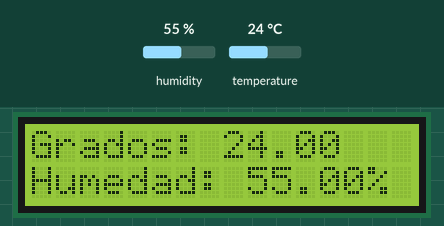
A sketch run on a simulated Arduino Uno, built with avr-gcc and run on an emulated ATmega328P. Parts: 16×2 character LCD. The test bench sets the inputs (shaded band); at power-on: humidity 55 %, temperature 24 °C.

Above: at 1.2 s.
1.3 s: humidity set to 22 %
At 3.2 s:
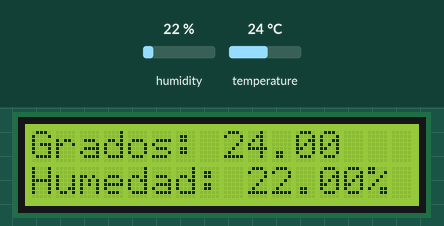
7.3 s: temperature set to 12 °C
At 9.0 s:
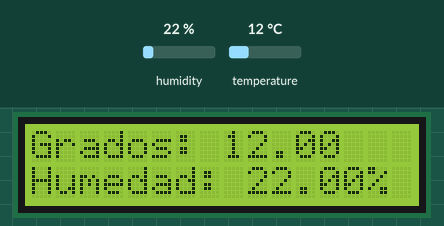
13.3 s: humidity set to 40 %
At 14.8 s:
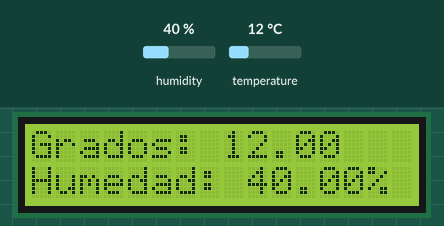
16.0 s: temperature set to 19 °C
At 17.6 s:
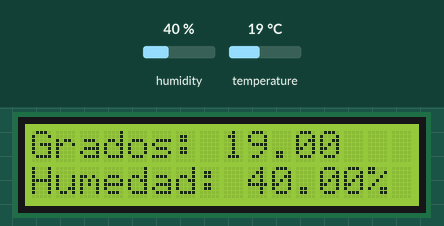
Timing chart, 0 to 19.1 s (numbered marks = the images above; inputs shaded):
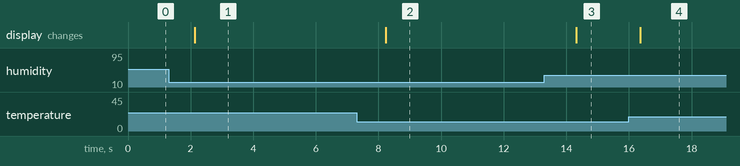

The sketch:

Estaci_nMeteo.ino
```cpp
//Importamos las librerias necesarias para hacer funcionar nuestro proyecto
#include <LiquidCrystal.h>
#include <DHT.h>

//Definimos nuestro módulo DHT, en nuestro caso DHT11
#define DHTTYPE DHT11
//Definimos el pin donde se enviará la información del DHT11 al Arduino
const int DHTPin = 11;

//Definimos el módulo DHT y la pantalla LCD
DHT dht(DHTPin, DHTTYPE);
LiquidCrystal lcd(7,6,5,4,3,2);

void setup(){
  //Definimos los baudios, la pantala LCD  e iniciamos el sensor DHT de temperatura y humedad
   Serial.begin(9600);
   lcd.begin(16, 2);
   dht.begin();
}

void loop(){
   //Declaramos dos variables para la humedad y la temperatura
   float h = dht.readHumidity();
   float t = dht.readTemperature();
  //Realizamos una condición para plasmar en pantalla si hay algún problema con el módulo.
   if (isnan(h) || isnan(t)) {
      lcd.clear();
      lcd.setCursor(0, 0);
      lcd.print("Problema Móduo DHT");
      return;
   }

  //Mostramos en pantalla la temperatura y la humedad
   lcd.clear();
   lcd.setCursor(0, 0);
   lcd.print("Grados: ");
   lcd.print(t);


   lcd.setCursor(0, 1);
   lcd.print("Humedad: ");
   lcd.print(h);
   lcd.print("%");
   delay(10);


}
```

Measured:
- after the input at 1.3 s, the display: changes after 0.83 s (image 1)
- after the input at 7.3 s, the display: changes after 0.93 s (image 2)
- after the input at 13.3 s, the display: changes after 1.0 s (image 3)
- after the input at 16.0 s, the display: changes after 0.36 s (image 4)
